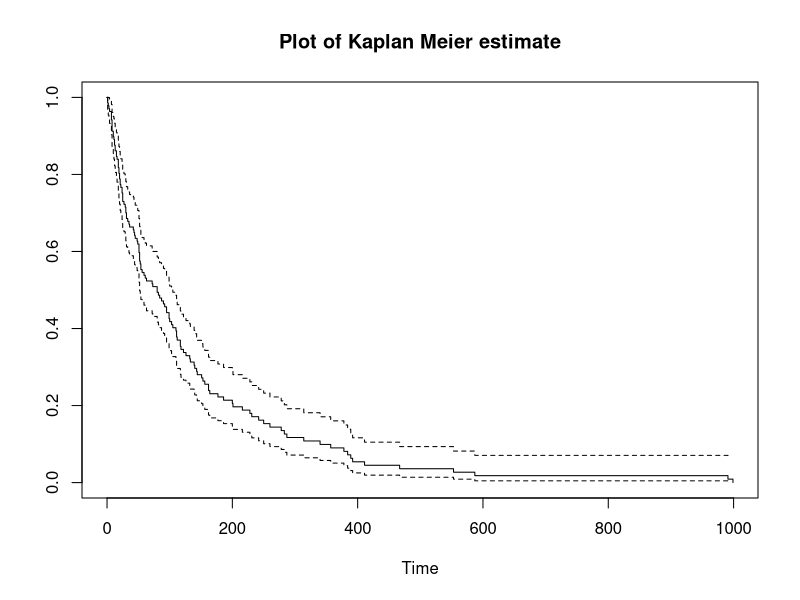
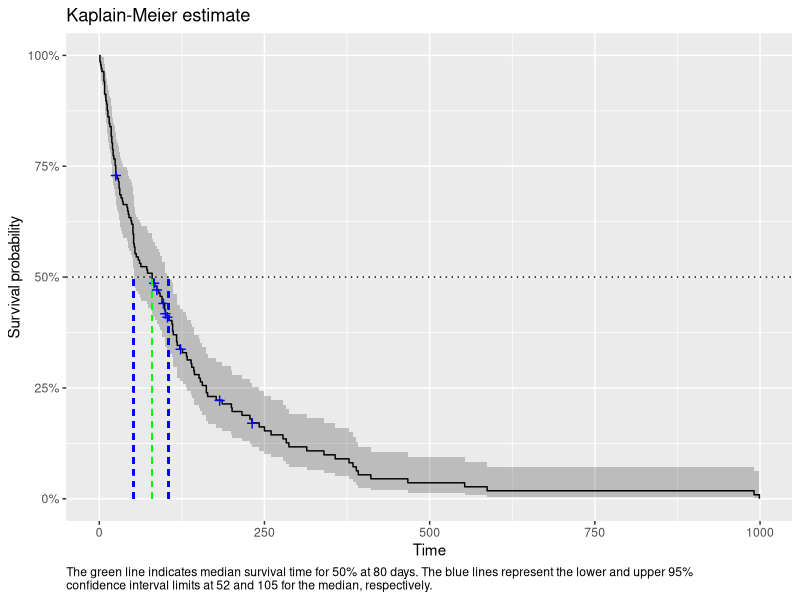
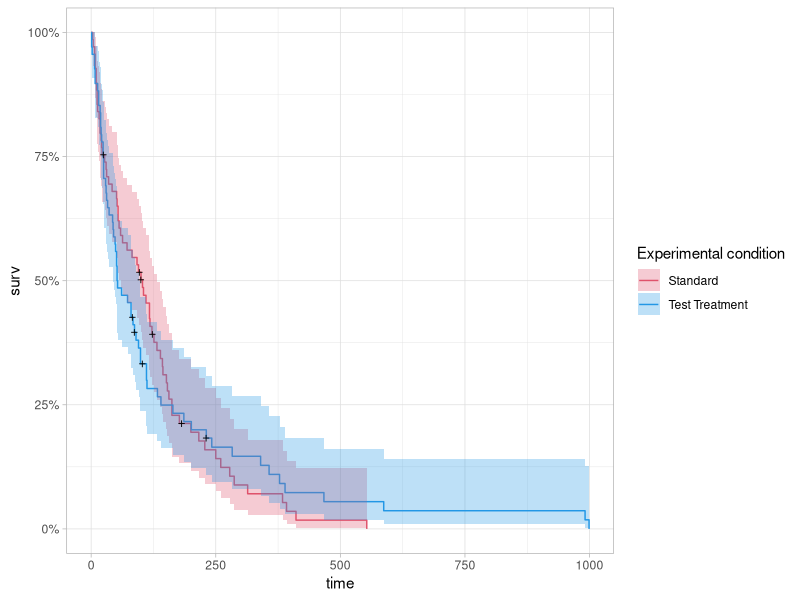

Generate these figures, in order, with R:
## ---- chunk 1
knitr::opts_chunk$set(echo = TRUE)
## ---- chunk 2
library(ggfortify) # to plot survival curves with ggplot2
library(survival)
library(tidyverse)
## ---- chunk 3
data(veteran)
str(veteran)
## ---- chunk 4
surv_obj <- with(veteran, Surv(time = time, event = status)) # create survival object
head(surv_obj, 20)
## ---- chunk 5
km_model <- survfit(Surv(time = time, event = status) ~ 1, data = veteran)
km_model
## ---- chunk 6
summary(km_model, times = c(1:10, 50*(1:5)))
## ---- chunk 7
km_log <- survfit(Surv(time = time, event = status) ~ 1,
                  conf.type = "log-log",
                  data = veteran)
km_log
## ---- chunk 8
plot(km_model, xlab = "Time", main = "Plot of Kaplan Meier estimate")
## ---- chunk 9
km_table <- summary(km_model)$table # save median
autoplot(km_model,
         conf.int.alpha = 0.2, # opacity of confidence interval
         censor.colour = "blue", # change colour of censor sign
         censor.size = 5,
         xlab = "Time", ylab = "Survival probability", main = "Kaplain-Meier estimate") +
  geom_hline(yintercept = 0.5, linetype = 3) +
  geom_segment(aes(x = km_table["median"], y = 0,
                   xend = km_table["median"], yend = 0.5),
               colour = "green", linetype = "dashed") +
  geom_segment(aes(x = km_table["0.95LCL"], y = 0,
                   xend = km_table["0.95LCL"], yend = 0.5),
               colour = "blue", linetype = "dashed") +
  geom_segment(aes(x = km_table["0.95UCL"], y = 0,
                   xend = km_table["0.95UCL"], yend = 0.5),
               colour = "blue", linetype = "dashed") +
  labs(caption = "The green line indicates median survival time for 50% at 80 days. The blue lines represent the lower and upper 95% \nconfidence interval limits at 52 and 105 for the median, respectively.") +
  theme(plot.caption = element_text(hjust = 0)) #+
  #theme_light(plot.caption = element_text(hjust = 0))
## ---- chunk 10
fh_model <- survfit(Surv(time = time, event = status) ~ 1, type = "fh", data = veteran)
summary(fh_model, times = c(1:10, 50*(1:5)))
## ---- chunk 11
# here no interpretable results are obtained
veteran$status_followup <- 1 - veteran$status
rev_km <- survfit(Surv(time = time, event = status_followup) ~ 1, data = veteran)
## ---- chunk 12
autoplot(survfit(Surv(time = time, event = status) ~ trt, data = veteran)) +
  scale_fill_manual(name = "Experimental condition", labels = c("Standard", "Test Treatment"),
                    values = c(2, 4)) + # defines colors
  scale_color_manual(name = "Experimental condition", labels = c("Standard", "Test Treatment"),
                     values = c(2, 4)) +
  theme_light()
## ---- chunk 13
survdiff(Surv(time = time, event = status) ~ trt, # comparing both treatment groups
         data = veteran,
         rho = 0) # rho = 0 is the default value; scalar parameter
## ---- chunk 14
survdiff(Surv(time = time, event = status) ~ trt, # comparing both treatment groups
         data = veteran,
         rho = 01) # rho = 1 for different test; scalar parameter
## ---- chunk 15
survdiff(Surv(time, status) ~ trt + 
           strata(celltype),  # stratified categorical variable celltype (survival::strata())
         data = veteran)
